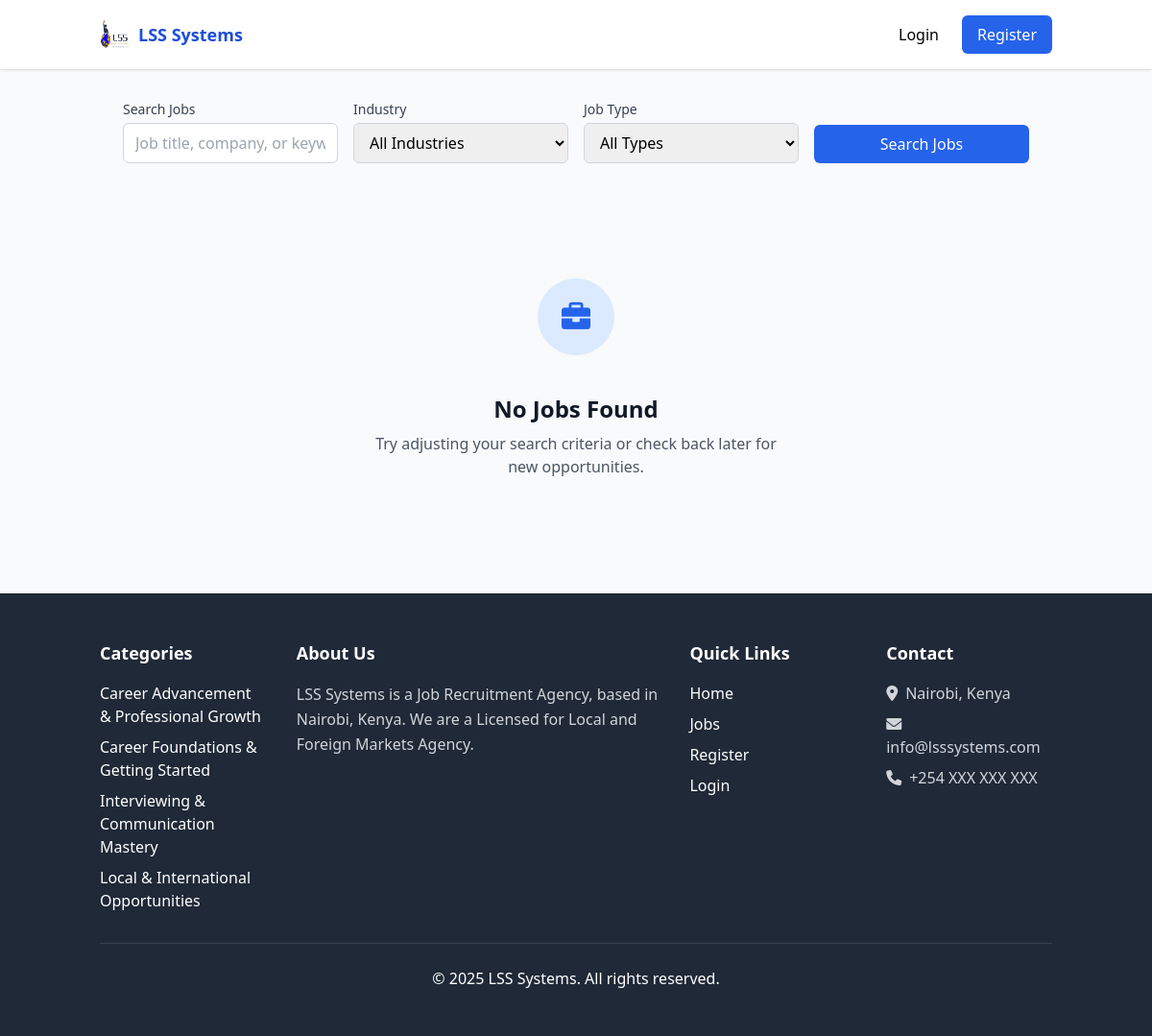
The app's page /public/index.php, older data.
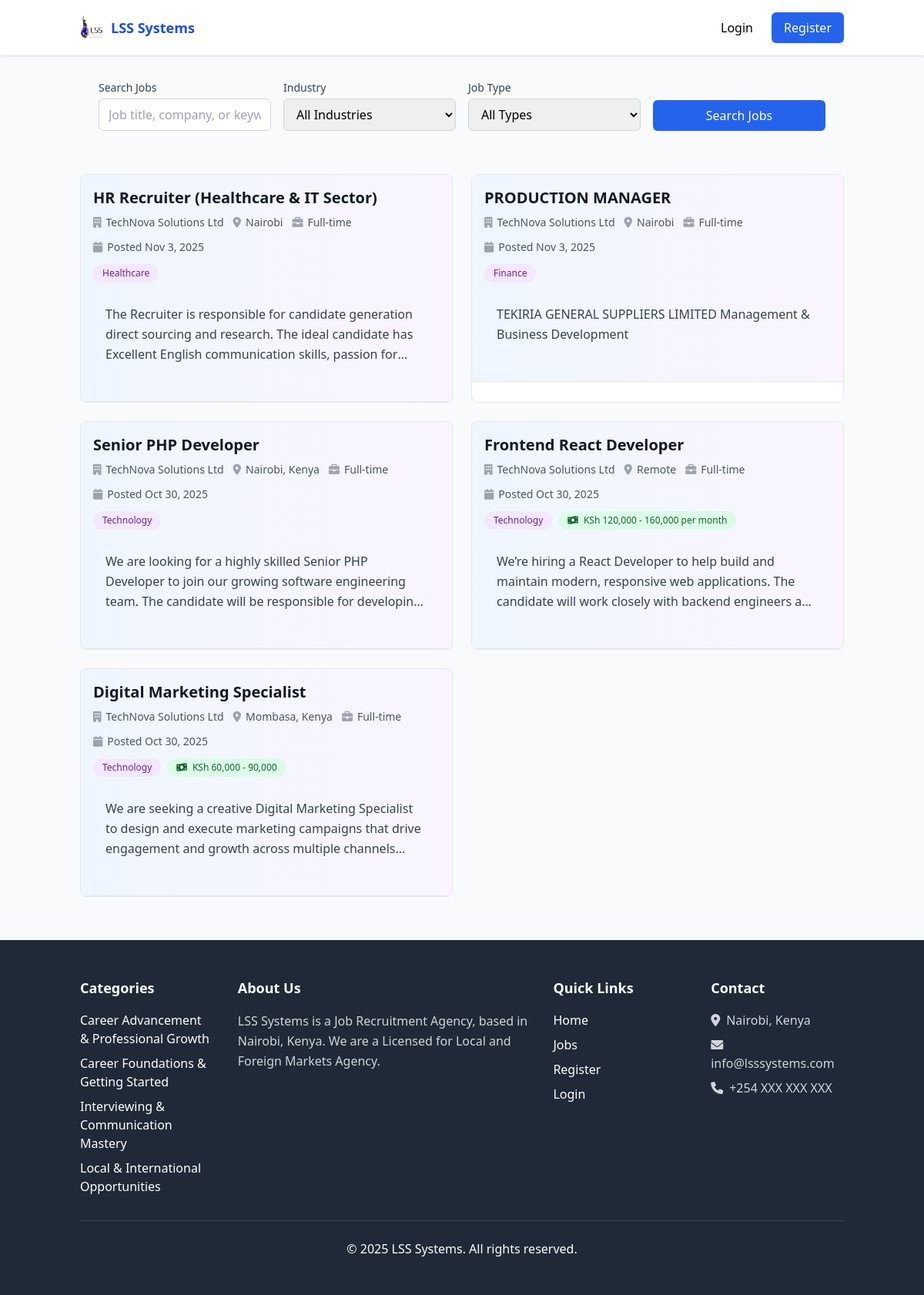
The same page, newer data.
### tables this page shows
CREATE TABLE `job_posts` (
  `uuid` char(36) NOT NULL,
  `employer_uuid` char(36) NOT NULL,
  `title` varchar(150) NOT NULL,
  `job_level` varchar(100) DEFAULT NULL,
  `job_description` text NOT NULL,
  `job_type` varchar(100) DEFAULT NULL,
  `industry` varchar(100) DEFAULT NULL,
  `location` varchar(255) DEFAULT NULL,
  `salary_range` varchar(100) DEFAULT NULL,
  `additional_information` text DEFAULT NULL,
  `requirements_qualifications` text DEFAULT NULL,
  `status` enum('open','closed') DEFAULT 'open',
  `application_deadline` date DEFAULT NULL,
  `created_at` timestamp NOT NULL DEFAULT current_timestamp(),
  `updated_at` timestamp NOT NULL DEFAULT current_timestamp() ON UPDATE current_timestamp()
);

CREATE TABLE `employers` (
  `uuid` char(36) NOT NULL,
  `user_uuid` char(36) NOT NULL,
  `company_name` varchar(150) DEFAULT NULL,
  `contact_number` varchar(20) DEFAULT NULL,
  `location` varchar(255) DEFAULT NULL,
  `industry` varchar(100) DEFAULT NULL,
  `website` varchar(255) DEFAULT NULL,
  `company_logo` varchar(255) DEFAULT NULL,
  `about_company` text DEFAULT NULL,
  `created_at` timestamp NOT NULL DEFAULT current_timestamp(),
  `updated_at` timestamp NOT NULL DEFAULT current_timestamp() ON UPDATE current_timestamp()
);

### controllers/JobController.php (called while the page is built, shortened)
<?php
require_once __DIR__ . '/../models/Job.php';
class JobController {
    public function __construct($conn) {
        $this->job = new Job($conn);
    }
}
?>

### models/Job.php (called while the page is built, shortened)
<?php
class Job {
    private $conn;
    public function __construct($db) {
        $this->conn = $db;
    }
    public function getAllJobs($filters = []) {
        $where = "WHERE jp.status = 'open'";
        $sql = "
            SELECT jp.*, e.company_name
            FROM job_posts jp
            LEFT JOIN employers e ON jp.employer_uuid = e.uuid
            $where
            ORDER BY jp.created_at DESC
        ";
        $stmt = $this->conn->prepare($sql);
        if ($stmt->execute()) {
            return $stmt->get_result()->fetch_all(MYSQLI_ASSOC);
        }
        return [];
    }
}
?>

### public/index_partial.php (the view, shortened to what this page needs)
<?php if (empty($jobs)): ?>
<div class="text-center py-16 bg-gray-50 rounded-lg" id="no-jobs-message">
    <div class="mb-6">
        <div class="inline-flex items-center justify-center w-20 h-20 bg-blue-100 rounded-full mb-4">
            <i class="fas fa-briefcase text-blue-600 text-3xl"></i>
        </div>
    </div>
    <h3 class="text-2xl font-semibold text-gray-900 mb-2">No Jobs Found</h3>
    <p class="text-gray-600 max-w-md mx-auto">
        Try adjusting your search criteria or check back later for new opportunities.
    </p>
</div>
<?php else: ?>
<div id="jobs-list" class="grid grid-cols-1 md:grid-cols-2 gap-6">
    <?php foreach ($jobs as $job): ?>
    <div class="border border-gray-200 rounded-lg overflow-hidden hover:shadow-lg transition-shadow bg-white cursor-pointer"
        onclick="window.location.href='jobs/job-details.php?id=<?php echo $job['uuid']; ?>'">
        <div class="bg-gradient-to-r from-blue-50 to-purple-50 p-4 border-b border-gray-200">
            <div class="flex flex-col lg:flex-row lg:justify-between lg:items-start gap-4">
                <div class="flex-1">
                    <div class="flex items-start justify-between mb-3">
                        <div class="flex-1">
                            <h3 class="text-xl font-bold text-gray-900 mb-2 hover:text-blue-600 transition-colors">
                                <?php echo htmlspecialchars($job['title']); ?>
                            </h3>
                            <div class="flex flex-wrap gap-3 text-sm text-gray-600 mb-3">
                                <span class="flex items-center">
                                    <i class="fas fa-building mr-1.5 text-gray-400"></i>
                                    <?php echo htmlspecialchars($job['company_name'] ?? 'Company Name'); ?>
                                </span>
                                <span class="flex items-center">
                                    <i class="fas fa-map-marker-alt mr-1.5 text-gray-400"></i>
                                    <?php echo htmlspecialchars($job['location']); ?>
                                </span>
                                <span class="flex items-center">
                                    <i class="fas fa-briefcase mr-1.5 text-gray-400"></i>
                                    <?php echo htmlspecialchars(ucfirst($job['job_type'])); ?>
                                </span>
                                <span class="flex items-center">
                                    <i class="fas fa-calendar mr-1.5 text-gray-400"></i>
                                    Posted <?php echo date('M j, Y', strtotime($job['created_at'])); ?>
                                </span>
                            </div>
                            <div class="flex flex-wrap gap-2">
                                <?php if (!empty($job['industry'])): ?>
                                <span class="px-3 py-1 bg-purple-100 text-purple-800 text-xs font-medium rounded-full">
                                    <?php echo htmlspecialchars($job['industry']); ?>
                                </span>
                                <?php endif; ?>
                                <?php if (!empty($job['salary_range'])): ?>
                                <span class="px-3 py-1 bg-green-100 text-green-800 text-xs font-medium rounded-full">
                                    <i class="fas fa-money-bill-wave mr-1"></i>
                                    <?php echo htmlspecialchars($job['salary_range']); ?>
                                </span>
                                <?php endif; ?>
                            </div>
                        </div>
                    </div>
                </div>
            </div>
            <div class="p-4">
                <p class="text-gray-700 mb-4 line-clamp-3 leading-relaxed">
                    <?php echo htmlspecialchars(substr($job['job_description'], 0, 200) . (strlen($job['job_description']) > 200 ? '...' : '')); ?>
                </p>
            </div>
        </div>
    </div>
    <?php endforeach; ?>
</div>
<?php endif; ?>

### includes/header.php (shortened to what this page needs)
<?php
$userRole = $_SESSION['role'] ?? null;
$profile_image = '/job-finder/public/assets/logo/lss_logo.png';
?>
<!DOCTYPE html>
<html lang="en">
<head>
    <script src="https://cdn.tailwindcss.com"></script>
    <link href="https://cdnjs.cloudflare.com/ajax/libs/font-awesome/6.0.0/css/all.min.css" rel="stylesheet">
</head>
<body class="bg-gray-50">
    <nav class="bg-white shadow mb-2 fixed top-0 left-0 right-0 z-50">
        <div class="container mx-auto px-4">
            <div class="flex justify-between items-center py-4">
                <a href="<?php echo $userRole ? ($userRole === 'jobseeker' ? '/job-finder/public/' : ($userRole === 'employer' ? '/job-finder/public/dashboard/employer-dashboard' : '/job-finder/public/dashboard/admin-dashboard')) : '/job-finder/public/'; ?>"
                    class="font-bold text-lg text-blue-700 flex-shrink-0 flex items-center">
                    <img src="/job-finder/public/assets/logo/Iss_logo.png" alt="LSS Systems Logo" class="h-8 w-8 mr-2">
                    LSS
                    Systems<?php echo $userRole === 'admin' ? ' - Admin' : ($userRole === 'employer' ? ' - Employer' : ''); ?>
                </a>
                <div class="hidden md:flex items-center space-x-6">
                    <?php if ($userRole): ?>
                    <div class="relative">
                        <button id="profileDropdownBtn"
                            class="flex items-center space-x-2 p-1 rounded-full hover:bg-gray-100 focus:outline-none focus:ring-2 focus:ring-blue-500 transition-colors">
                            <img src="<?php echo htmlspecialchars($profile_image); ?>" alt="Profile"
                                class="w-8 h-8 rounded-full object-cover border-2 border-gray-300"
                                onerror="this.src='/job-finder/public/uploads/profile_photos/default-avatar.png'">
                            <svg class="w-4 h-4 text-gray-500" fill="none" stroke="currentColor" viewBox="0 0 24 24">
                                <path stroke-linecap="round" stroke-linejoin="round" stroke-width="2"
                                    d="M19 9l-7 7-7-7"></path>
                            </svg>
                        </button>
                        <div id="profileDropdown"
                            class="absolute right-0 mt-2 w-48 bg-white rounded-md shadow-lg z-50 hidden">
                            <div class="py-1">
                                <a href="<?php echo $userRole === 'jobseeker' ? '/job-finder/public/profile' : ($userRole === 'employer' ? '/job-finder/public/dashboard/employer-profile' : '/job-finder/public/dashboard/admin-profile'); ?>"
                                    class="block px-4 py-2 text-sm text-gray-700 hover:bg-gray-100">
                                    <svg class="w-4 h-4 inline mr-2" fill="none" stroke="currentColor"
                                        viewBox="0 0 24 24">
                                        <path stroke-linecap="round" stroke-linejoin="round" stroke-width="2"
                                            d="M16 7a4 4 0 11-8 0 4 4 0 018 0zM12 14a7 7 0 00-7 7h14a7 7 0 00-7-7z">
                                        </path>
                                    </svg>
                                    <?php echo $userRole === 'employer' ? 'Company Profile' : 'Profile'; ?>
                                </a>
                                <a href="/job-finder/public/auth/logout.php"
                                    class="block px-4 py-2 text-sm text-red-600 hover:bg-gray-100">
                                    <svg class="w-4 h-4 inline mr-2" fill="none" stroke="currentColor"
                                        viewBox="0 0 24 24">
                                        <path stroke-linecap="round" stroke-linejoin="round" stroke-width="2"
                                            d="M17 16l4-4m0 0l-4-4m4 4H7m6 4v1a3 3 0 01-3 3H6a3 3 0 01-3-3V7a3 3 0 013-3h4a3 3 0 013 3v1">
                                        </path>
                                    </svg>
                                    Logout
                                </a>
                            </div>
                        </div>
                    </div>
                    <?php else: ?>
                    <a href="/job-finder/public/auth/login" class="hover:text-blue-600 transition-colors">Login</a>
                    <a href="/job-finder/public/auth/register"
                        class="px-4 py-2 bg-blue-600 text-white rounded-md hover:bg-blue-700 transition-colors">Register</a>
                    <?php endif; ?>
                </div>
            </div>
        </div>
    </nav>
    <main class="container mx-auto p-4 pt-20">

### public/index.php (shortened to what this page needs)
<?php
require_once __DIR__ . '/../config/db.php';
require_once __DIR__ . '/../controllers/JobController.php';
$jobController = new JobController($conn);
$showProfileCard = isset($_SESSION['user_id']) && ($_SESSION['role'] ?? null) === 'jobseeker';
$filters = [];
$jobs = $jobController->job->getAllJobs($filters);
include __DIR__ . '/../includes/header.php';
?>
<div class="flex">
    <div
        class="main-content-area <?php echo $showProfileCard ? 'lg:ml-[30%] lg:w-[60%]' : 'full-width'; ?> w-full mx-auto">
        <div class="bg-gray-50 p-6 rounded-lg mb-8">
            <form method="GET" action="" class="grid grid-cols-1 md:grid-cols-2 lg:grid-cols-4 gap-4">
                <div>
                    <label for="search" class="block text-sm font-medium text-gray-700 mb-1">Search Jobs</label>
                    <input type="text" name="search" id="search"
                        value="<?php echo htmlspecialchars($_GET['search'] ?? ''); ?>"
                        placeholder="Job title, company, or keywords"
                        class="w-full px-3 py-2 border border-gray-300 rounded-md focus:outline-none focus:ring-2 focus:ring-blue-500">
                </div>
                <div>
                    <label for="industry" class="block text-sm font-medium text-gray-700 mb-1">Industry</label>
                    <select name="industry" id="industry"
                        class="w-full px-3 py-2 border border-gray-300 rounded-md focus:outline-none focus:ring-2 focus:ring-blue-500">
                        <option value="">All Industries</option>
                    </select>
                </div>
                <div>
                    <label for="job_type" class="block text-sm font-medium text-gray-700 mb-1">Job Type</label>
                    <select name="job_type" id="job_type"
                        class="w-full px-3 py-2 border border-gray-300 rounded-md focus:outline-none focus:ring-2 focus:ring-blue-500">
                        <option value="">All Types</option>
                    </select>
                </div>
                <div class="flex items-end">
                    <button type="submit" id="search-btn"
                        class="w-full bg-blue-600 text-white px-4 py-2 rounded-md hover:bg-blue-700 focus:outline-none focus:ring-2 focus:ring-blue-500 focus:ring-offset-2">
                        Search Jobs
                    </button>
                </div>
            </form>
        </div>
        <?php include 'index_partial.php'; ?>
    </div>
</div>
<?php include __DIR__ . '/../includes/footer.php'; ?>

### includes/footer.php
</main>
<footer class="bg-gray-800 text-white py-12 mt-10">
    <div class="container mx-auto px-4">
        <div class="grid grid-cols-1 md:grid-cols-2 lg:grid-cols-5 gap-8">
            <div>
                <h3 class="text-lg font-semibold mb-4">Categories</h3>
                <ul class="space-y-2">
                    <li><a href="#" class="hover:text-blue-400 transition-colors">Career Advancement & Professional
                            Growth</a></li>
                    <li><a href="#" class="hover:text-blue-400 transition-colors">Career Foundations & Getting
                            Started</a></li>
                    <li><a href="#" class="hover:text-blue-400 transition-colors">Interviewing & Communication
                            Mastery</a></li>
                    <li><a href="#" class="hover:text-blue-400 transition-colors">Local & International
                            Opportunities</a></li>
                </ul>
            </div>
            <div class="lg:col-span-2">
                <h3 class="text-lg font-semibold mb-4">About Us</h3>
                <p class="text-gray-300 leading-relaxed">
                    LSS Systems is a Job Recruitment Agency, based in Nairobi, Kenya. We are a Licensed for Local and
                    Foreign Markets Agency.
                </p>
            </div>
            <div>
                <h3 class="text-lg font-semibold mb-4">Quick Links</h3>
                <ul class="space-y-2">
                    <li><a href="/home" class="hover:text-blue-400 transition-colors">Home</a></li>
                    <li><a href="/jobs" class="hover:text-blue-400 transition-colors">Jobs</a></li>
                    <li><a href="/register" class="hover:text-blue-400 transition-colors">Register</a></li>
                    <li><a href="/login" class="hover:text-blue-400 transition-colors">Login</a></li>
                </ul>
            </div>
            <div>
                <h3 class="text-lg font-semibold mb-4">Contact</h3>
                <div class="space-y-2 text-gray-300">
                    <p><i class="fas fa-map-marker-alt mr-2"></i>Nairobi, Kenya</p>
                    <p><i class="fas fa-envelope mr-2"></i>info@lsssystems.com</p>
                    <p><i class="fas fa-phone mr-2"></i>+254 XXX XXX XXX</p>
                </div>
            </div>
        </div>
        <div class="border-t border-gray-700 mt-8 pt-6 text-center">
            <p>&copy; <?= date('Y') ?> LSS Systems. All rights reserved.</p>
        </div>
    </div>
</footer>
</body>
</html>

### public/index.php (style rules this page uses)
.main-content-area.full-width { margin-left: 0 !important; width: 100% !important; }

Row changes from the older to the newer data that the page shows:
added job_posts: title "HR Recruiter (Healthcare & IT Sector)", employer_uuid.company_name "TechNova Solutions Ltd", location "Nairobi", job_type "Full-time", created_at "Nov 3, 2025", industry "Healthcare", job_description "The Recruiter is responsible for candidate generation direct sourcing and research. The ideal candidate has Excellent English communication skills, passion…"
added job_posts: title "PRODUCTION MANAGER", employer_uuid.company_name "TechNova Solutions Ltd", location "Nairobi", job_type "Full-time", created_at "Nov 3, 2025", industry "Finance", job_description "TEKIRIA GENERAL SUPPLIERS LIMITED Management & Business Development"
added job_posts: title "Senior PHP Developer", employer_uuid.company_name "TechNova Solutions Ltd", location "Nairobi, Kenya", job_type "Full-time", created_at "Oct 30, 2025", industry "Technology", job_description "We are looking for a highly skilled Senior PHP Developer to join our growing software engineering team. The candidate will be responsible for…"
added job_posts: title "Frontend React Developer", employer_uuid.company_name "TechNova Solutions Ltd", location "Remote", job_type "Full-time", created_at "Oct 30, 2025", industry "Technology", salary_range "KSh 120,000 - 160,000 per month", job_description "We’re hiring a React Developer to help build and maintain modern, responsive web applications. The candidate will work closely with backend engineers…"
added job_posts: title "Digital Marketing Specialist", employer_uuid.company_name "TechNova Solutions Ltd", location "Mombasa, Kenya", job_type "Full-time", created_at "Oct 30, 2025", industry "Technology", salary_range "KSh 60,000 - 90,000", job_description "We are seeking a creative Digital Marketing Specialist to design and execute marketing campaigns that drive engagement and growth across multiple…"
Text that changed along with them:
text no longer shown: "No Jobs Found Try adjusting your search criteria or check back later for new opportunities."
